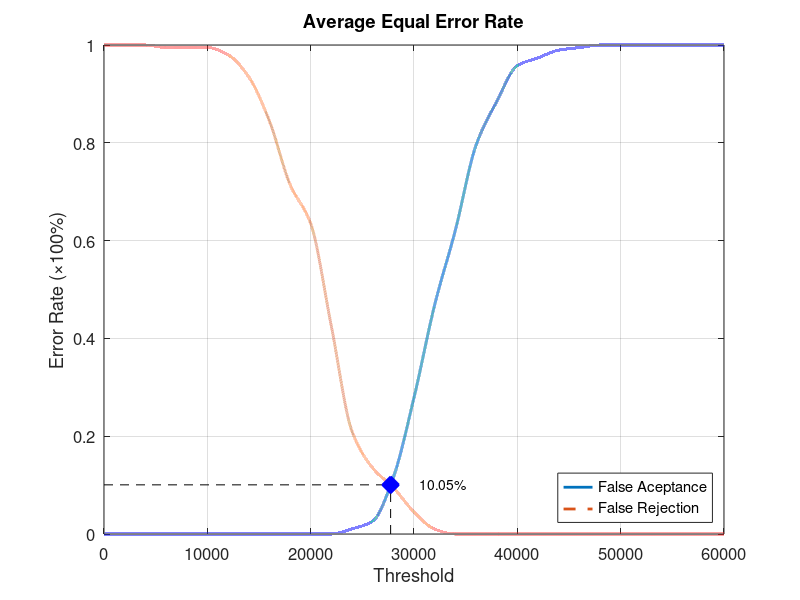
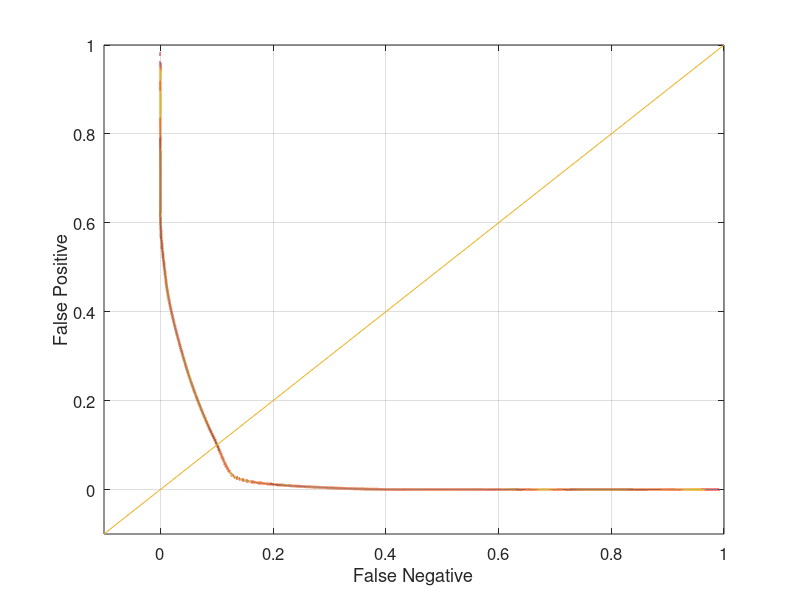

Reproduce these figures in MATLAB, in order.
function yEER = Database2_4
close all;
clear;
clc;
x = 0:2000:60000;
xq = 0:0.5:60000;

y0 = [0 0 0 0 0 0 0 0 0 0 0 0 0.0105263 0.0263158 0.115789 0.278947 0.468421 0.621053 0.794737 0.884211 0.957895 0.973684 0.989474 0.994737 1 1 1 1 1 1 1];
yy0 = interp1(x, y0, xq, 'pchip');
y1 = [1 1 1 0.995 0.995 0.995 0.98 0.935 0.845 0.715 0.635 0.425 0.21 0.135 0.095 0.045 0.01 0 0 0 0 0 0 0 0 0 0 0 0 0 0];
yy1 = interp1(x, y1, xq, 'pchip');

% Calculating EER: 
y2 = abs(y0 - y1);
find(y2 == min(y2))
yy2 = abs(yy0 - yy1);
xEER = find(yy2 == min(yy2));
xEERIndex = xq(xEER) % X-axis EER
yEER = yy0(xEER) % Y-axis EER

main = figure
plot(xq, yy0,'-','LineWidth', 2);	hold on
plot(xq, yy1,'--','LineWidth', 2);	hold on
plot([xEERIndex xEERIndex], [0 yEER], 'k--');	hold on
plot([0 xEERIndex], [yEER yEER], 'k--');	hold on
plot(xEERIndex, yEER, 'bx', 'LineWidth', 10);	hold on
text(xEERIndex + 10 * xEERIndex / 100, yEER, [num2str(round((10000 * yEER)) / 100) '%'])
legend('False Aceptance', 'False Rejection', 'Location', 'SouthEast')
xlabel('Threshold')
ylabel('Error Rate (\times100%)')
title('Average Equal Error Rate')
set(gca, 'FontSize', 12)
axis([0 60000 0 1])
grid on

print(main, 'Database2_4Main', '-dpng');
FNRxFPR = figure('Color', [1 1 1]);
plot(yy1, yy0, '-', yy1, yy0, 'LineWidth', 2);
hold on
y = -0.1:0.1:1
plot(y, y); 
set(gca, 'FontSize', 12)
xlabel('False Negative')
ylabel('False Positive')
axis([-0.1 1 -0.1 1])
set(gca, 'FontSize', 12)
grid on

print(FNRxFPR, 'Database2_4FNRxFPR','-dpng');
end
